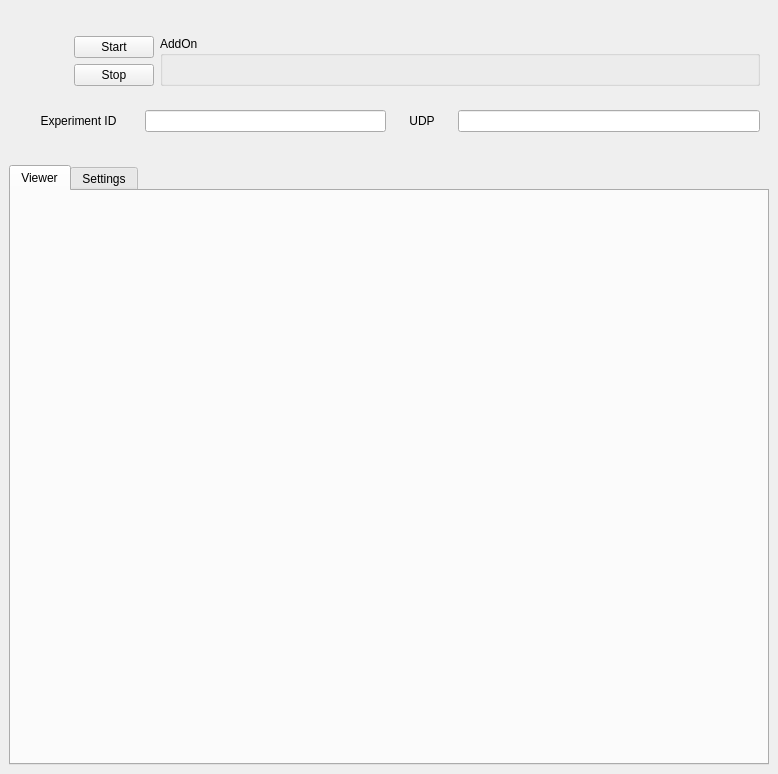
<?xml version="1.0" encoding="UTF-8"?>
<ui version="4.0">
 <class>MainWindow</class>
 <widget class="QMainWindow" name="MainWindow">
  <property name="geometry">
   <rect>
    <x>0</x>
    <y>0</y>
    <width>775</width>
    <height>774</height>
   </rect>
  </property>
  <property name="windowTitle">
   <string>MainWindow</string>
  </property>
  <property name="animated">
   <bool>false</bool>
  </property>
  <property name="dockOptions">
   <set>QMainWindow::AllowTabbedDocks</set>
  </property>
  <widget class="QWidget" name="centralwidget">
   <layout class="QVBoxLayout" name="verticalLayout" stretch="1,4">
    <property name="sizeConstraint">
     <enum>QLayout::SetDefaultConstraint</enum>
    </property>
    <item>
     <widget class="QWidget" name="info" native="true">
      <layout class="QVBoxLayout" name="verticalLayout_3">
       <item>
        <layout class="QGridLayout" name="gridLayout" columnminimumwidth="50,50,600">
         <item row="1" column="1">
          <widget class="QPushButton" name="StopButton">
           <property name="text">
            <string>Stop</string>
           </property>
          </widget>
         </item>
         <item row="0" column="0" rowspan="2">
          <widget class="QLed" name="LED" native="true">
           <property name="sizePolicy">
            <sizepolicy hsizetype="Preferred" vsizetype="Preferred">
             <horstretch>0</horstretch>
             <verstretch>0</verstretch>
            </sizepolicy>
           </property>
          </widget>
         </item>
         <item row="0" column="2" rowspan="2">
          <widget class="QGroupBox" name="AddOnInfo">
           <property name="title">
            <string>AddOn</string>
           </property>
          </widget>
         </item>
         <item row="0" column="1">
          <widget class="QPushButton" name="StartButton">
           <property name="text">
            <string>Start</string>
           </property>
          </widget>
         </item>
        </layout>
       </item>
       <item>
        <layout class="QHBoxLayout" name="horizontalLayout_2" stretch="2,4,1,5">
         <item>
          <widget class="QLabel" name="label_3">
           <property name="text">
            <string>Experiment ID</string>
           </property>
           <property name="alignment">
            <set>Qt::AlignCenter</set>
           </property>
          </widget>
         </item>
         <item>
          <widget class="QLineEdit" name="ExperimentID"/>
         </item>
         <item>
          <widget class="QLabel" name="label_2">
           <property name="text">
            <string>UDP</string>
           </property>
           <property name="alignment">
            <set>Qt::AlignCenter</set>
           </property>
          </widget>
         </item>
         <item>
          <widget class="QLineEdit" name="UDP"/>
         </item>
        </layout>
       </item>
      </layout>
     </widget>
    </item>
    <item>
     <widget class="QTabWidget" name="tabWidget">
      <property name="currentIndex">
       <number>0</number>
      </property>
      <widget class="QWidget" name="viewer">
       <attribute name="title">
        <string>Viewer</string>
       </attribute>
      </widget>
      <widget class="QWidget" name="settings">
       <attribute name="title">
        <string>Settings</string>
       </attribute>
       <widget class="QWidget" name="verticalLayoutWidget">
        <property name="geometry">
         <rect>
          <x>9</x>
          <y>9</y>
          <width>731</width>
          <height>621</height>
         </rect>
        </property>
        <layout class="QVBoxLayout" name="settingGUI" stretch="1,5">
         <item>
          <widget class="QGroupBox" name="settingBox">
           <property name="title">
            <string>Setting</string>
           </property>
           <widget class="QWidget" name="horizontalLayoutWidget">
            <property name="geometry">
             <rect>
              <x>9</x>
              <y>20</y>
              <width>711</width>
              <height>80</height>
             </rect>
            </property>
            <layout class="QHBoxLayout" name="settingLayout">
             <property name="spacing">
              <number>5</number>
             </property>
             <item>
              <widget class="QLabel" name="label">
               <property name="text">
                <string>File directory</string>
               </property>
              </widget>
             </item>
             <item>
              <widget class="QLineEdit" name="SettingDir"/>
             </item>
             <item>
              <widget class="QPushButton" name="OpenSettingButton">
               <property name="text">
                <string/>
               </property>
              </widget>
             </item>
             <item>
              <widget class="QPushButton" name="LoadSettingButton">
               <property name="text">
                <string>Apply</string>
               </property>
              </widget>
             </item>
            </layout>
           </widget>
          </widget>
         </item>
         <item>
          <widget class="QGroupBox" name="Hello">
           <property name="title">
            <string>Hello :)</string>
           </property>
          </widget>
         </item>
        </layout>
       </widget>
      </widget>
     </widget>
    </item>
   </layout>
  </widget>
 </widget>
 <customwidgets>
  <customwidget>
   <class>QLed</class>
   <extends>QWidget</extends>
   <header>QLed</header>
   <container>1</container>
  </customwidget>
 </customwidgets>
 <resources/>
 <connections/>
</ui>
